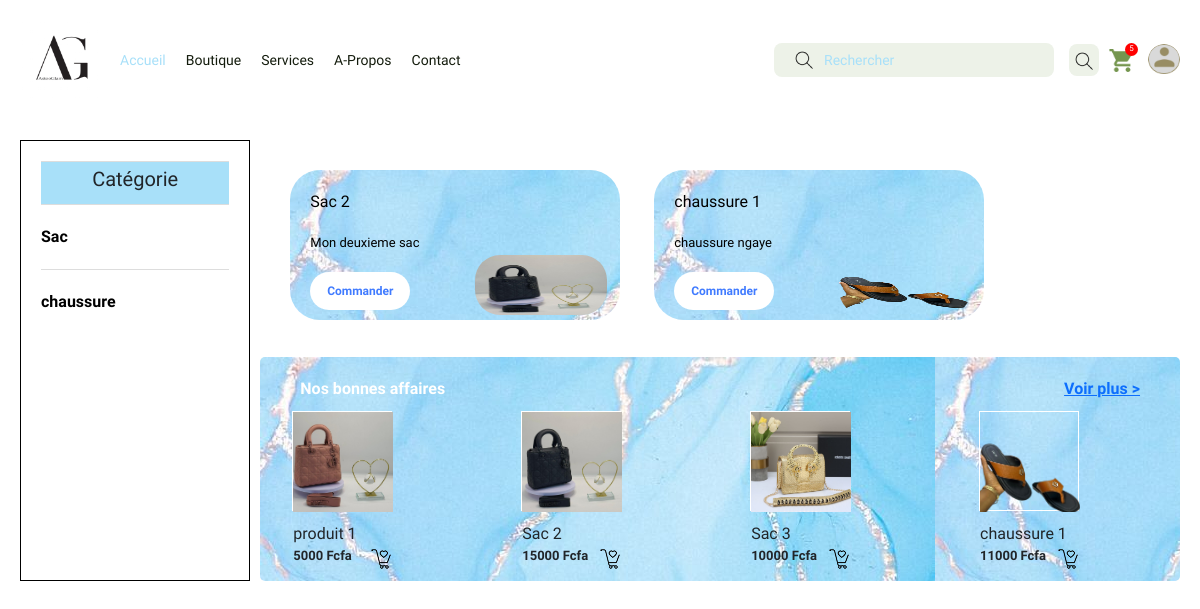
The page / on the database its author committed.
### vente/models.py (models this page shows, shortened)
class Categorie(models.Model):
    nom= models.CharField(max_length=100)
    description= models.TextField()
    image = models.ImageField(upload_to= 'categorie_image/')

class Pub(models.Model):
    produit = models.ForeignKey(Produit,on_delete=models.SET_NULL,null=True)
    description = models.TextField()

class Produit(models.Model):
    nom = models.CharField(max_length=100)
    prix = models.IntegerField()
    description = models.TextField()
    categorie = models.ForeignKey(Categorie,on_delete=models.SET_NULL,null=True)
    image = models.ImageField(upload_to= 'produit_image/')

class BonnesAffaire(models.Model):
    produit = models.ForeignKey(Produit,on_delete=models.SET_NULL,null=True)
    date = models.DateField(auto_now_add=True)

### vente/views.py (the view)
# urls.py: path('',views.accueil,name=""),
def accueil(request):
    categories = Categorie.objects.all()
    pubs = Pub.objects.all()
    produits = Produit.objects.all()
    bonnesaffaire = BonnesAffaire.objects.all()
    return render(request,'vente/accueil.html',{'categories': categories, 'pubs': pubs,'produits': produits,'bonnesaffaires': bonnesaffaire})

### vente/templates/vente/accueil.html (shortened to what this page needs)
{%load static %}
<!DOCTYPE html>
<html lang="en">
<head>
    <link href="https://cdn.jsdelivr.net/npm/bootstrap@5.0.2/dist/css/bootstrap.min.css" rel="stylesheet">
    <link rel="stylesheet" href="{%static 'base.css'%}">
    <link rel="stylesheet" href="{%static 'accueil.css'%}">
</head>
<body>
    <nav class="large-screen-nav">
        <div class="left-ls-nav">
            <img src="{% static 'logo1.jpg'%}" alt="">
            <div class="ls-nav-links-container">
                <a class="active" href="{% url '' %}">Accueil</a>
                <a href="{% url 'boutique' %}">Boutique</a>
                <a href="{% url 'services' %}">Services</a>
                <a href="{% url 'apropos' %}">A-Propos</a>
                <a href="{% url 'contact' %}">Contact</a>
            </div>
        </div>
        <div class="right-ls-nav">
            <form action="#" class="ls-nav-search-form">
                <img class="sr-icon-ls-nav" src="{% static 'search.png'%}" alt="">
                <input type="text" name="sr-input-ls-nav" id="sr-input-ls-nav" placeholder="Rechercher">
                <button class="sr-btn-ls-nav"><img src="{% static 'search.png'%}" alt=""></button>
            </form>
            <div class="ls-nav-panier-user">
                <a href="{% url 'panier' %}">
                    <span>5</span>
                    <img src="{% static 'panier.png'%}" alt="">
                </a>
                <a href="{% url 'profil' %}">
                    <div class="user-container"></div>
                </a>
            </div>
        </div>
    </nav>
    <div class="contenu">
       <div class="cat_pub">
            <div class="gauche">
                <div class="cart-item-categorie"><h5>Catégorie</h5></div>
                {% for categorie in categories %}
                    <div class="cart-item"><a href="{% url 'categorie_filtre' categorie.id %}">{{categorie.nom}}</a></div>
                {% endfor %}
            </div>
            <div class="droite">
                <marquee direction = "right" class="pub-slider">
                    {% for pub in pubs %}
                        {% if pub.produit %}
                        <div class="pub-bloc">
                            <div class="left-bloc">
                                <span class="welcome">{{ pub.produit.nom }}</span>
                                <span class="welcome-text">{{ pub.description }} </span>
                                <a href="#" class="reserver">Commander</a>
                            </div>
                            <img class="pub-image" src="{{ pub.produit.image.url }}" alt="">
                        </div>
                        {% endif %}
                    {% endfor %}
                </marquee>
                <div class="bonne_affaire">
                    <div class="entete_cat">
                        <div class="nom_cat">Nos bonnes affaires</div>
                        <div class="voir_plus"><a href="{% url 'boutique' %}">Voir plus ></a></div>
                    </div>
                    <div class="container">
                        {% for bonnesaffaire in bonnesaffaires %}
                            {% if bonnesaffaire.produit %}
                            <div class="square-container" id="imageContainer{{ bonnesaffaire.id }}" onclick="toggleSelection('imageContainer1')">
                            <div class="formulaire">
                                <a href="{% url 'detail_produit' bonnesaffaire.produit.id %}">
                                    <img class="square-image" src="{{ bonnesaffaire.produit.image.url }}" alt="Placeholder Image">
                                </a>
                            </div>
                            <div class="image-title">
                                <div class="fruit">{{ bonnesaffaire.produit.nom }}</div>
                                <div class="ajout_panier">
                                    <div class="prix">{{ bonnesaffaire.produit.prix }} Fcfa</div>
                                    <div><img src="{%static 'Shopping Cart.png'%}" alt=""></div>
                                </div>
                            </div>
                            </div>
                            {% endif %}
                        {% endfor %}
                    </div>
                </div>
            </div>
       </div>
    </div>
</body>
</html>

### vente/static/base.css (style rules this page uses)
* { padding: 0; margin: 0; box-sizing: border-box; }
body { font-family: "Epilogue", sans-serif; font-weight: 500; font-style: normal; position: relative; }
.large-screen-nav { width: 100%; padding: 20px; display: flex; }
.left-ls-nav { width: 65%; display: flex; align-items: center; gap: 20px; }
.left-ls-nav img { width: 80px; }
.ls-nav-links-container { display: flex; gap: 20px; }
.ls-nav-links-container a { color: #141C0D; font-size: 14px; text-decoration: none; }
.ls-nav-links-container a.active { color: #A8E0F9; }
.right-ls-nav { width: 35%; display: flex; justify-content: space-between; align-items: center; }
.ls-nav-search-form { width: 80%; display: flex; gap: 15px; align-items: center; position: relative; }
.sr-icon-ls-nav { position: absolute; left: 20px; }
#sr-input-ls-nav { width: 90%; padding: 5px 50px; border: none; outline: none; border-radius: 8px; background-color: #EDF2E8; }
#sr-input-ls-nav::placeholder { color: #A8E0F9; font-size: 14px; }
.sr-btn-ls-nav { width: 32px; height: 32px; border: none; background-color: #EDF2E8; border-radius: 8px; }
.ls-nav-panier-user { display: flex; gap: 15px; align-items: center; }
.ls-nav-panier-user a img { width: 24px; }
.ls-nav-panier-user a { position: relative; }
.ls-nav-panier-user a span { position: absolute; right: -5px; top: -5px; width: 13px; height: 13px; background-color: red; display: flex; align-items: center; justify-content: center; border-radius: 50%; color: white; font-size: 8px; }
.user-container { width: 32px; height: 32px; background-image: url("/static/pp.png"); background-size: contain; background-repeat: no-repeat; border-radius: 50%; }
.contenu { padding: 20px; }

### vente/static/accueil.css (style rules this page uses)
.gauche { width: 20%; border: 1px solid black; padding: 20px; gap: 20px; }
.droite { width: 80%; margin-left: 10px; }
.cat_pub { display: flex; }
.pub-slider { min-width: 100%; margin: 30px 0; }
.pub-bloc { display: inline-block; position: relative; width: 330px; height: 150px; background-image: url("/static/blue.jpg"); border-radius: 30px; margin-left: 30px; }
.left-bloc { width: 320px; height: 120px; position: absolute; top: 20px; margin-left: 20px; display: flex; flex-direction: column; justify-content: space-between; }
.welcome { color: black; font-size: 16px; }
.welcome-text { font-size: 13px; width: 50%; color: black; }
.reserver { width: 100px; padding: 10px 10px; color: white; border-radius: 20px; color: #407BFF; background-color: white; border: none; font-weight: bold; text-align: center; text-decoration: none; font-size: 12px; }
.pub-image { position: absolute; width: 40%; height: 40%; right: 13px; bottom: 5px; border-radius: 25px; }
.container { display: grid; grid-template-columns: repeat(auto-fit, minmax(100px, 1fr)); grid-gap: 60px; align-items: flex-start; }
.square-container { width: 100px; height: 100px; position: relative; border: 1px solid white; cursor: pointer; margin-bottom: 50px; }
.square-image { width: 100px; height: 100px; object-fit: cover; }
.image-title { margin-top: 10px; }
.ajout_panier { display: flex; justify-content: space-between; }
.entete_cat { display: flex; justify-content: space-between; margin-left: 20px; margin-right: 20px; margin-bottom: 10px; font-size: 16px; font-weight: bold; }
.nom_cat { color: white; font-weight: bold; }
.prix { font-size: 13px; font-weight: bold; }
.bonne_affaire { background-image: url("/static/blue.jpg"); padding: 20px; border-radius: 5px; }
.cart-item { display: flex; flex-wrap: wrap; align-items: center; border-top: 1px solid #ddd; padding: 20px 0; gap: 15px; }
.cart-item a { text-decoration: none; color: #000000; font-weight: bold; }
.cart-item-categorie { display: flex; flex-wrap: wrap; align-items: center; border-top: 1px solid #ddd; gap: 15px; justify-content: center; align-items: center; background-color: #A8E0F9; padding: 5px; }

### rows shown on the page
Categorie: nom "Sac"
Categorie: nom "chaussure"
Pub: produit.nom "Sac 2", description "Mon deuxieme sac", produit.image (picture)
Pub: produit.nom "chaussure 1", description "chaussure ngaye", produit.image (picture)
BonnesAffaire: produit.image (picture), produit.nom "produit 1", produit.prix "5000"
BonnesAffaire: produit.image (picture), produit.nom "Sac 2", produit.prix "15000"
BonnesAffaire: produit.image (picture), produit.nom "Sac 3", produit.prix "10000"
BonnesAffaire: produit.image (picture), produit.nom "chaussure 1", produit.prix "11000"
